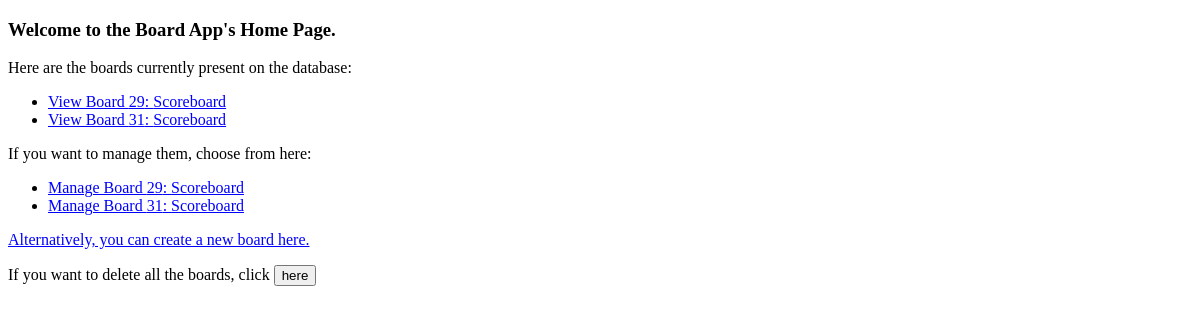
Page /board/ on the earlier database version.
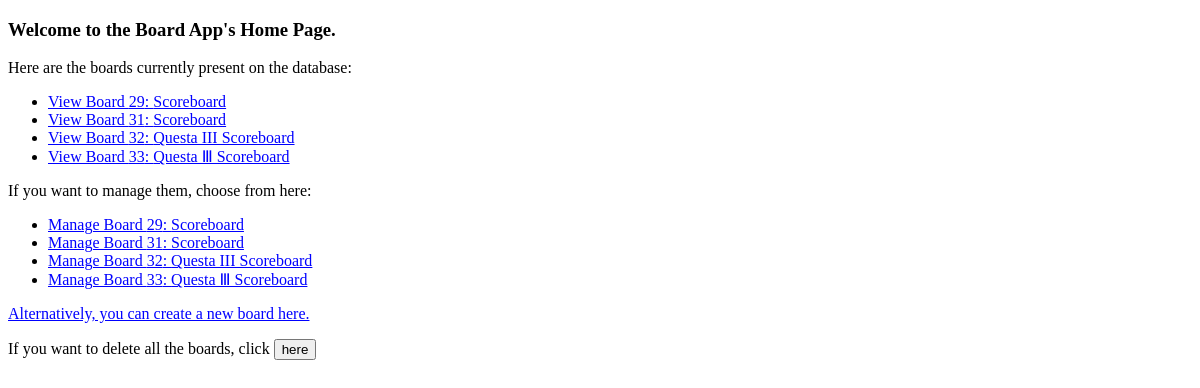
Same page on the later database version.
### board/models.py (models this page shows, shortened)
class Scoreboard(models.Model):
    title = models.CharField(max_length=100, default="Scoreboard")
    theme = models.CharField(max_length=20, default="default")
    num_teams = models.IntegerField(default=0)
    num_rounds = models.IntegerField(default=0)
    teams = PickledObjectField(default=[])
    board = PickledObjectField(default=[])
    history = PickledObjectField(default=[])
    changed = models.BooleanField(default=False)

### board/views.py (the view)
class HomeView(ListView):
    model = Scoreboard
    context_object_name = 'board_objects'
    template_name = 'board/home.html'

### board/templates/board/home.html (shortened to what this page needs)
<!DOCTYPE html>
<html lang="en">
<head>
  {% load static %}
</head>
<body>
  <div>
    <h3>Welcome to the Board App's Home Page.</h3>
  </div>
  <div>
    <p>
      Here are the boards currently present on the database:
    </p>
    <ul>
      {% for board in board_objects %}
        <li>
          <a href="{% url 'board:scoreboard' board.id %}">
            View Board {{ board.id }}: {{ board.title }}
          </a>
        </li>
      {% endfor %}
    </ul>
  </div>
  <div>
    <p>
      If you want to manage them, choose from here:
    </p>
    <ul>
      {% for board in board_objects %}
        <li>
          <a href="{% url 'board:manager' board.id %}">
            Manage Board {{ board.id }}: {{ board.title }}
          </a>
        </li>
      {% endfor %}
    </ul>
  </div>
  <div>
    <p>
      <a href="{% url 'board:create' %}">
        Alternatively, you can create a new board here.
      </a>
    </p>
  </div>
  <div>
    If you want to delete all the boards, click
    <button class="del">here</button>
  </div>
</body>
</html>

### board/templates/board/home.html (style rules this page uses)
a { color: blue; }

Differences in the rows shown:
added Scoreboard: id "32", title "Questa III Scoreboard"
added Scoreboard: id "33", title "Questa Ⅲ Scoreboard"
